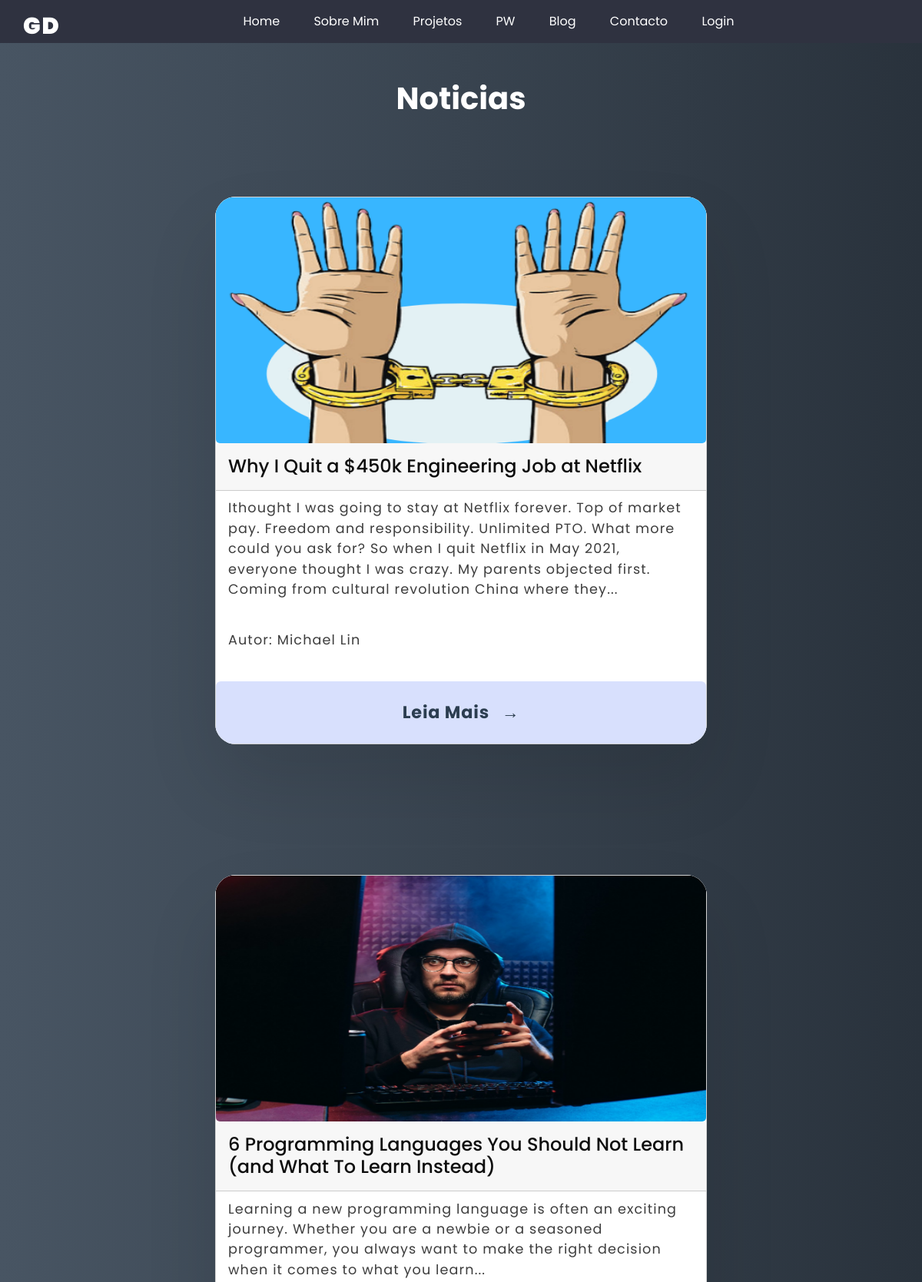
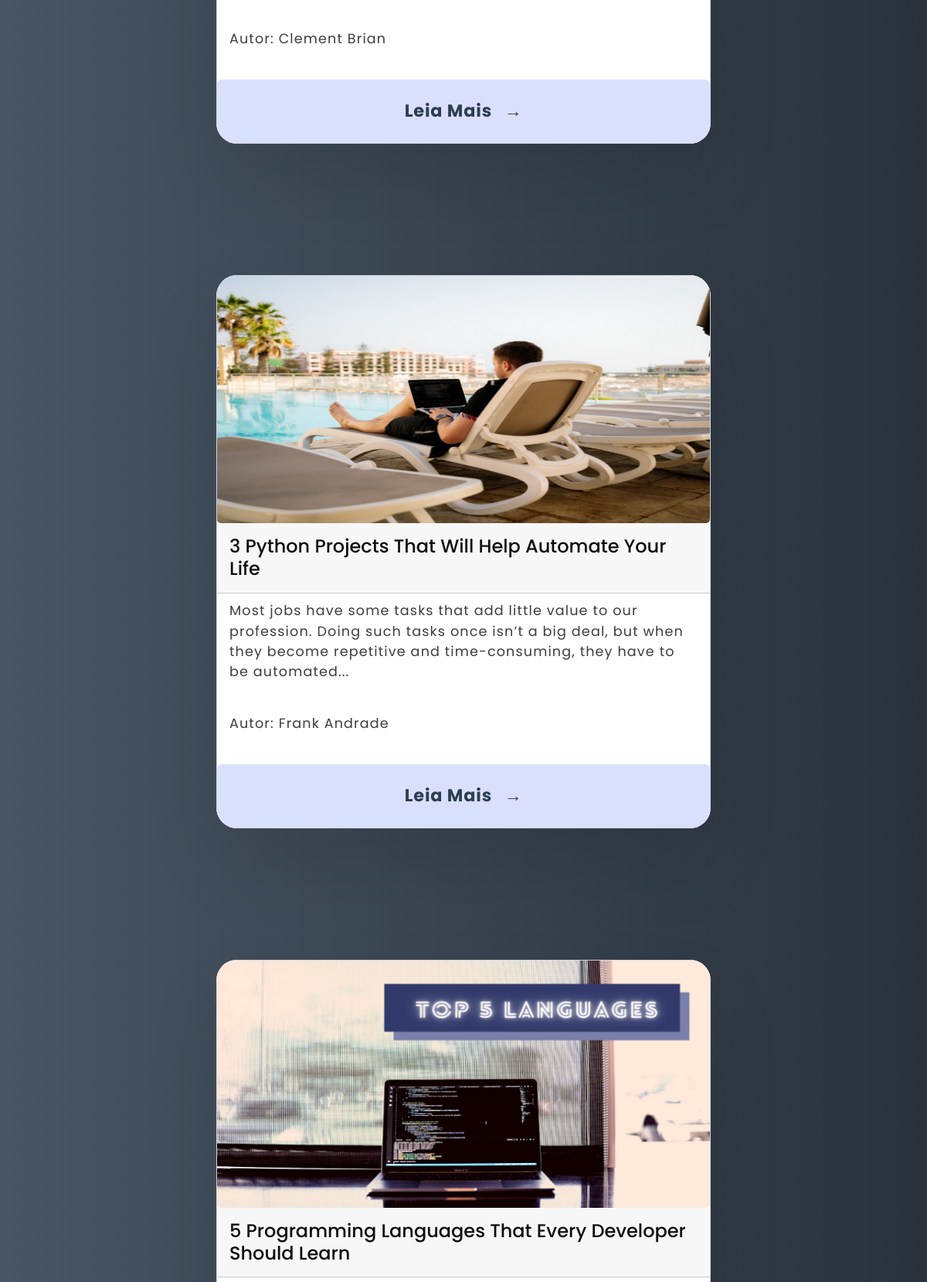
Page /portfolio/noticias/ (upper part) on the committed database (2 pictures, top to bottom).
### portfolio/models.py (models this page shows, shortened)
class Noticia(models.Model):
    titulo = models.CharField(max_length=100)
    descricao = models.CharField(max_length=500)
    autor = models.CharField(max_length=100)
    imagem = models.ImageField(null=True, blank=True, upload_to="imagem/")
    link = models.URLField(blank=True, null=True, max_length=200)

### portfolio/views.py (the view)
# urls.py: path('noticias/', views.lista_noticias, name='noticias'),
def lista_noticias(request):
    context = {
        'noticias': Noticia.objects.all(),
    }
    return render(request, 'portfolio/noticias.html', context)

### portfolio/templates/portfolio/noticias.html (shortened to what this page needs)
{% extends 'portfolio/base.html' %}
{% block content %}
{% load static %}
<link rel="stylesheet" href="{% static 'portfolio/css/noticias.css' %}">
<div class="corConfig">
    <h1 class="projetosH1">Noticias
        </h1>
</div>
{% for noticia in noticias %}
<div class="container-masterC" style="margin: 0px; margin-bottom: -30px">
    <div class="grid">
        <div class="grid-item">
            <div class="card">
                <img class="card-img" src="{{noticia.imagem.url}}"/>
                <div class="card-content">
                    <h1 class="card-header">{{noticia.titulo}}
                    </h1>
                    <p class="card-text">
                        {{noticia.descricao}}
                    </p>
                    <p class="card-text">Autor:
                        {{noticia.autor}}
                    </p>
                    <a href={{noticia.link}} target="_blank">
                        <button class="card-btn"><b>Leia Mais</b><span>&rarr;</span></button>
                    </a>
                </div>
            </div>
        </div>
    </div>
</div>
{% endfor %}
<br>
{% endblock %}

### portfolio/static/portfolio/css/base.css (style rules this page uses)
* { font-family: "Poppins", sans-serif; box-sizing: border-box; margin: 0px; padding: 0px; }
.container-masterC { width: 100%; min-height: 100vh; overflow: hidden; background: #485563; background: -webkit-linear-gradient(to left, #29323c, #485563); background: linear-gradient(to left, #29323c, #485563); }
.projetosH1 { font-weight: bold; color: white; margin: auto; padding-top: 4rem; }
.corConfig { margin-top: 5vh; padding-bottom: 5vh; background: #485563; background: -webkit-linear-gradient(to left, #29323c, #485563); background: linear-gradient(to left, #29323c, #485563); display: flex; justify-content: center; align-items: center; }
body, html { height:100%; margin:0; font-size:16px; font-weight:400; color:#666; }

### portfolio/static/portfolio/css/navbar.css (style rules this page uses)
:root { --color-1: #2f3240; }
body { font-family: sans-serif; }
* { box-sizing: border-box; margin:0; padding:0; }
a { text-decoration: none; }

### portfolio/static/portfolio/css/noticias.css (style rules this page uses)
.container-masterC { width: 100%; min-height: 100vh; display: flex; justify-content: center; align-items: center; overflow: hidden; margin-top: 5vh; background: #485563; background: -webkit-linear-gradient(to left, #29323c, #485563); background: linear-gradient(to left, #29323c, #485563); font-family: "Poppins", sans-serif; }
.projetosH1 { font-weight: bold; color: white; margin: auto; padding-top: 4rem; }
.corConfig { margin-top: 5vh; background: #485563; background: -webkit-linear-gradient(to left, #29323c, #485563); background: linear-gradient(to left, #29323c, #485563); font-family: "Poppins", sans-serif; display: flex; justify-content: center; align-items: center; }
.grid { display: grid; width: 40em; grid-gap: 6rem; grid-template-columns: repeat(auto-fit, minmax(30rem, 1fr)); align-items: start; }
.grid-item { margin-top: 8vh; margin-bottom: 17vh; background-color: #fff; border-radius: 1.7rem; overflow: hidden; box-shadow: 0 3rem 6rem rgba(0, 0, 0, 0.1); cursor: pointer; transition: 0.2s; }
.card-img { display: block; width: 100%; height: 20rem; }
.card-header { font-size: 1.5em; font-weight: 500; color: #0d0d0d; margin-bottom: 0.6rem; padding: 1rem; }
.card-text { font-size: 1.1em; letter-spacing: 0.07rem; line-height: 1.5; color: #3d3d3d; margin-bottom: 2.5rem; margin-left: 1rem; margin-right: 1rem; }
.card-btn { display: block; width: 100%; padding: 1.5rem; font-size: 1.4rem; text-align: center; color: #2C3E50; background-color: #d8e0fd; border: none; border-radius: 0.4rem; transition: 0.2s; cursor: pointer; letter-spacing: 0.05rem; }
.card-btn span { margin-left: 1rem; transition: 0.2s; }

### rows in the picture
Noticia: imagem (picture), titulo "Why I Quit a $450k Engineering Job at Netflix", descricao "Ithought I was going to stay at Netflix forever. Top of market pay. Freedom and responsibility. Unlimited PTO. What more could you ask for? So when I quit Netflix in May 2021, everyone thought I was crazy. My parents objected first. Coming from cultural revolution China where they...", autor "Michael Lin"
Noticia: imagem (picture), titulo "6 Programming Languages You Should Not Learn (and What To Learn Instead)", descricao "Learning a new programming language is often an exciting journey. Whether you are a newbie or a seasoned programmer, you always want to make the right decision when it comes to what you learn...", autor "Clement Brian"
Noticia: imagem (picture), titulo "3 Python Projects That Will Help Automate Your Life", descricao "Most jobs have some tasks that add little value to our profession. Doing such tasks once isn’t a big deal, but when they become repetitive and time-consuming, they have to be automated...", autor "Frank Andrade"
Noticia: imagem (picture), titulo "5 Programming Languages That Every Developer Should Learn"
